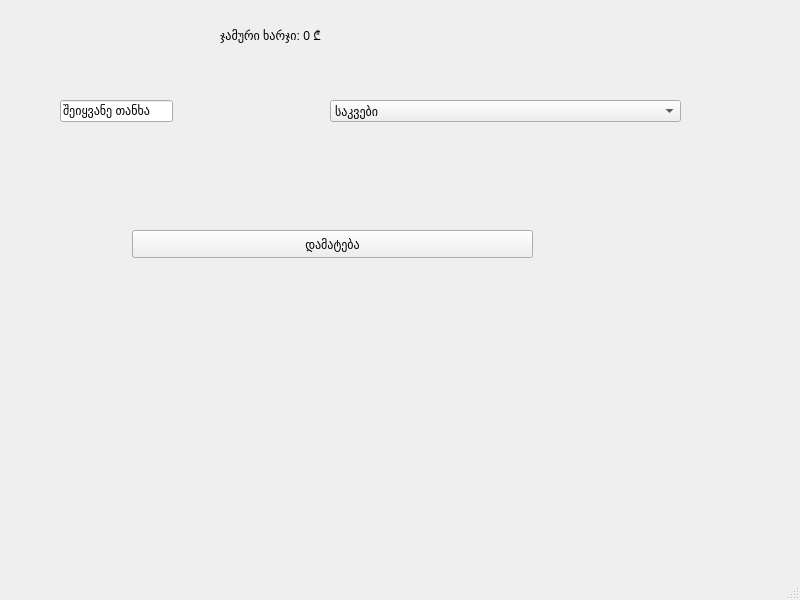
<?xml version="1.0" encoding="UTF-8"?>
<ui version="4.0">
 <class>MainWindow</class>
 <widget class="QMainWindow" name="MainWindow">
  <property name="geometry">
   <rect>
    <x>0</x>
    <y>0</y>
    <width>800</width>
    <height>600</height>
   </rect>
  </property>
  <property name="windowTitle">
   <string>MainWindow</string>
  </property>
  <widget class="QWidget" name="centralwidget">
   <widget class="QLabel" name="totalLabel">
    <property name="geometry">
     <rect>
      <x>220</x>
      <y>20</y>
      <width>281</width>
      <height>31</height>
     </rect>
    </property>
    <property name="text">
     <string>ჯამური ხარჯი: 0 ₾</string>
    </property>
   </widget>
   <widget class="QLineEdit" name="amountInput">
    <property name="geometry">
     <rect>
      <x>60</x>
      <y>100</y>
      <width>113</width>
      <height>22</height>
     </rect>
    </property>
    <property name="text">
     <string>შეიყვანე თანხა</string>
    </property>
   </widget>
   <widget class="QComboBox" name="categoryBox">
    <property name="geometry">
     <rect>
      <x>330</x>
      <y>100</y>
      <width>351</width>
      <height>22</height>
     </rect>
    </property>
    <item>
     <property name="text">
      <string>საკვები</string>
     </property>
    </item>
    <item>
     <property name="text">
      <string>ტრანსპორტი</string>
     </property>
    </item>
    <item>
     <property name="text">
      <string>გართობა</string>
     </property>
    </item>
   </widget>
   <widget class="QPushButton" name="addButton">
    <property name="geometry">
     <rect>
      <x>132</x>
      <y>230</y>
      <width>401</width>
      <height>28</height>
     </rect>
    </property>
    <property name="text">
     <string>დამატება</string>
    </property>
   </widget>
  </widget>
  <widget class="QMenuBar" name="menubar">
   <property name="geometry">
    <rect>
     <x>0</x>
     <y>0</y>
     <width>800</width>
     <height>26</height>
    </rect>
   </property>
  </widget>
  <widget class="QStatusBar" name="statusbar"/>
 </widget>
 <resources/>
 <connections/>
</ui>
